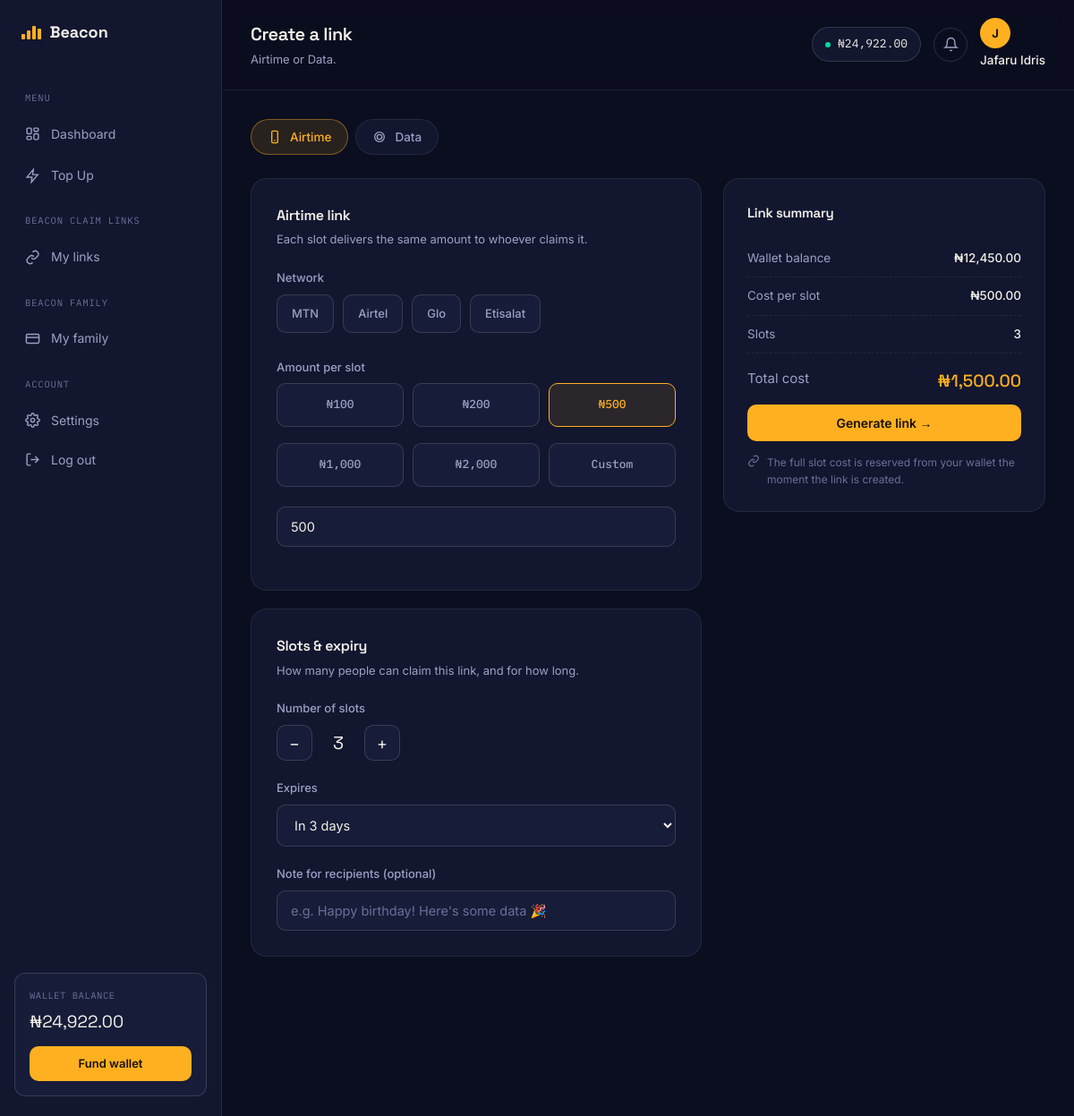
/links/create/ (signed in), run on the app's committed database.
### authentication/models.py (models this page shows, shortened)
class User(AbstractUser):
    email = models.EmailField(unique=True)
    phone_number = models.CharField(max_length=20, blank=True)
    is_email_verified = models.BooleanField(default=False)
    email_verification_token = models.CharField(max_length=100, blank=True, null=True)
    password_reset_token = models.CharField(max_length=100, blank=True, null=True)
    password_reset_expires = models.DateTimeField(blank=True, null=True)
    referral_code = models.CharField(max_length=20, unique=True, blank=True, null=True)
    referred_by = models.ForeignKey('self', on_delete=models.SET_NULL, blank=True, null=True, related_name='referrals')
    date_joined = models.DateTimeField(auto_now_add=True)
    last_login_ip = models.GenericIPAddressField(blank=True, null=True)
    transaction_pin_hash = models.CharField(
        max_length=128,
        blank=True,
        null=True,
        help_text="Hashed transaction PIN"
    )
    USERNAME_FIELD = 'email'
    REQUIRED_FIELDS = ['username']
    class Meta:
        ordering = ['-date_joined']
    def get_full_name(self):
        if self.first_name or self.last_name:
            return f"{self.first_name} {self.last_name}".strip()
        return self.username

### wallet/models.py (models this page shows, shortened)
class Wallet(models.Model):
    user = models.OneToOneField(User, on_delete=models.CASCADE, related_name='wallet')
    balance = models.DecimalField(max_digits=12, decimal_places=2, default=0.00)
    total_funded = models.DecimalField(max_digits=12, decimal_places=2, default=0.00)
    total_spent = models.DecimalField(max_digits=12, decimal_places=2, default=0.00)
    is_active = models.BooleanField(default=True)
    created_at = models.DateTimeField(auto_now_add=True)
    updated_at = models.DateTimeField(auto_now=True)
    class Meta:
        verbose_name = 'Wallet'
        verbose_name_plural = 'Wallets'

### links/views.py (the view, shortened to what this page needs)
# urls.py: path('create/', views.create_link_view, name='create'),
@login_required
def create_link_view(request):
    providers = ServiceProvider.objects.filter(
            category__in=['airtime', 'data'], is_active=True
        ).prefetch_related('plans')
    def build_context():
        data_providers = providers.filter(category='data')
        return {
            'providers': providers,
            'providers_airtime': providers.filter(category='airtime'),
            'providers_data': data_providers,
            'plans': ServicePlan.objects.filter(provider__in=data_providers, is_active=True),
        }
    return render(request, 'links/create_link.html', build_context())

### core/context_processors.py (called while the page is built)
def site_settings(request):
    return {
        'site_settings': SiteSettings.load(),
        'theme': request.session.get('theme', 'light'),
    }

def notifications_count(request):
    count = 0
    if request.user.is_authenticated:
        count = Notification.objects.filter(user=request.user, is_read=False).count()
    return {'unread_notifications': count}

### core/models.py (called while the page is built)
    @classmethod
    def load(cls):
        obj, created = cls.objects.get_or_create(pk=1)
        return obj

### services/models.py (called while the page is built)
    def __str__(self):
        return f"{self.name} ({self.get_category_display()})"

### templates/links/create_link.html (shortened to what this page needs)
{% extends "base.html" %}
{% load static %}
{% block page_title %}Create a link{% endblock %}
{% block page_subtitle %}<p>Airtime or Data.</p>{% endblock %}
{% block extra_head %}
<link rel="stylesheet" href="{% static 'css/pin_pad.css' %}">
<link rel="stylesheet" href="{% static 'css/links.css' %}">
{% endblock %}
{% block content %}
<div class="service-tabs" id="serviceTabs">
  <button type="button" class="service-tab active" data-tab="airtime">
    <svg viewBox="0 0 24 24" fill="none" stroke="currentColor" stroke-width="2"><rect x="7" y="2" width="10" height="20" rx="2"/><path d="M11 18h2"/></svg>
    Airtime
  </button>
  <button type="button" class="service-tab" data-tab="data">
    <svg viewBox="0 0 24 24" fill="none" stroke="currentColor" stroke-width="2"><path d="M12 20a8 8 0 100-16 8 8 0 000 16z"/><path d="M12 16a4 4 0 100-8 4 4 0 000 8z"/></svg>
    Data
  </button>
</div>
<form method="post" action="{% url 'links:create' %}" id="linkForm">
  <div class="buy-grid">
    <div>
      <div class="tab-panel active" data-panel="airtime">
        <div class="buy-card">
          <h3>Airtime link</h3>
          <p class="hint">Each slot delivers the same amount to whoever claims it.</p>
          <div class="form-group">
            <label>Network</label>
            <div class="provider-row">
              <label class="provider-chip"><input type="radio" name="network" value="mtn">MTN</label>
              <label class="provider-chip"><input type="radio" name="network" value="airtel">Airtel</label>
              <label class="provider-chip"><input type="radio" name="network" value="glo">Glo</label>
              <label class="provider-chip"><input type="radio" name="network" value="etisalat">Etisalat</label>
            </div>
          </div>
          <div class="form-group">
            <label>Amount per slot</label>
            <div class="amount-chip-row">
              <label class="amount-chip"><input type="radio" name="amount_preset" value="100" data-amount="100">₦100</label>
              <label class="amount-chip"><input type="radio" name="amount_preset" value="200" data-amount="200">₦200</label>
              <label class="amount-chip"><input type="radio" name="amount_preset" value="500" data-amount="500" checked>₦500</label>
              <label class="amount-chip"><input type="radio" name="amount_preset" value="1000" data-amount="1000">₦1,000</label>
              <label class="amount-chip"><input type="radio" name="amount_preset" value="2000" data-amount="2000">₦2,000</label>
              <label class="amount-chip"><input type="radio" name="amount_preset" value="custom" data-amount="0">Custom</label>
            </div>
            <input type="number" name="amount" id="id_amount_airtime" class="form-input js-amount-field" placeholder="Or enter a custom amount" min="50" value="500">
          </div>
        </div>
      </div>
      <div class="buy-card" style="margin-top:20px;">
        <h3>Slots &amp; expiry</h3>
        <p class="hint">How many people can claim this link, and for how long.</p>
        <div class="form-group">
          <label>Number of slots</label>
          <div class="qty-stepper">
            <button type="button" class="qty-btn" id="qtyMinus">−</button>
            <span class="qty-val" id="qtyVal">3</span>
            <button type="button" class="qty-btn" id="qtyPlus">+</button>
          </div>
        </div>
        <div class="form-group">
          <label for="id_expiry">Expires</label>
          <select name="expiry" id="id_expiry" class="form-select">
            <option value="3" selected>In 3 days</option>
          </select>
        </div>
        <div class="form-group" style="margin-bottom:0;">
          <label for="id_note">Note for recipients (optional)</label>
          <input type="text" name="note" id="id_note" class="form-input" placeholder="e.g. Happy birthday! Here's some data 🎉" maxlength="120">
        </div>
      </div>
    </div>
    <div class="summary-card">
      <h3>Link summary</h3>
      <div class="summary-row"><span>Wallet balance</span><span>₦{{ wallet.balance|default:"12,450.00" }}</span></div>
      <div class="summary-row"><span>Cost per slot</span><span id="sumPerSlot">₦500.00</span></div>
      <div class="summary-row"><span>Slots</span><span id="sumSlots">3</span></div>
      <div class="summary-row total"><span>Total cost</span><span id="sumTotal">₦1,500.00</span></div>
      <button
        type="button"
        class="btn btn-primary btn-block js-pin-trigger"
        data-pin-length="4"
        data-pin-prompt="Enter your PIN to generate this claim link."
      >Generate link →</button>
      <div class="summary-note">
        <svg viewBox="0 0 24 24" fill="none" stroke="currentColor" stroke-width="2"><path d="M10 13a5 5 0 007 0l3-3a5 5 0 00-7-7l-1 1"/><path d="M14 11a5 5 0 00-7 0l-3 3a5 5 0 007 7l1-1"/></svg>
        The full slot cost is reserved from your wallet the moment the link is created.
      </div>
    </div>
  </div>
</form>
{% endblock %}
{% block body_attrs %}{% if pin_error %} data-pin-error="1" data-pin-error-message="{{ pin_error }}"{% endif %}{% endblock %}

### templates/base.html (shortened to what this page needs)
{% load static %}
{% load humanize %}
<!DOCTYPE html>
<html lang="en">
<head>
<link rel="stylesheet" href="{% static 'css/style.css' %}">
<link rel="stylesheet" href="{% static 'css/native.css' %}">
{% block extra_head %}{% endblock %}
</head>
<body{% block body_attrs %}{% endblock %}>
<div class="app-shell">
  <aside class="sidebar" id="sidebar">
    <div class="sidebar-top-row">
      <a href="{% url 'dashboard:index' %}" class="logo">
        <span class="bars"><span></span><span></span><span></span><span></span></span>
        Beacon
      </a>
    </div>
    <nav class="side-nav">
      <div class="nav-label">Menu</div>
      <a href="{% url 'dashboard:index' %}" class="nav-link {% if active_nav == 'dashboard' %}active{% endif %}">
        <svg viewBox="0 0 24 24" fill="none" stroke="currentColor" stroke-width="2"><rect x="3" y="3" width="7" height="9" rx="1.5"/><rect x="14" y="3" width="7" height="5" rx="1.5"/><rect x="14" y="12" width="7" height="9" rx="1.5"/><rect x="3" y="16" width="7" height="5" rx="1.5"/></svg>
        Dashboard
      </a>
      <a href="{% url 'services:list' %}" class="nav-link {% if active_nav == 'buy' %}active{% endif %}">
        <svg viewBox="0 0 24 24" fill="none" stroke="currentColor" stroke-width="2"><path d="M13 2L3 14h8l-1 8 10-12h-8l1-8z"/></svg>
        Top Up
      </a>
      <div class="nav-label">Beacon Claim Links</div>
      <a href="{% url 'links:my_links' %}" class="nav-link {% if active_nav == 'claims' %}active{% endif %}">
        <svg viewBox="0 0 24 24" fill="none" stroke="currentColor" stroke-width="2"><path d="M10 13a5 5 0 007 0l3-3a5 5 0 00-7-7l-1 1"/><path d="M14 11a5 5 0 00-7 0l-3 3a5 5 0 007 7l1-1"/></svg>
        My links
      </a>
      <div class="nav-label">Beacon Family</div>
      <a href="{% url 'beacon_family:list' %}" class="nav-link {% if active_nav == 'wallet' %}active{% endif %}">
        <svg viewBox="0 0 24 24" fill="none" stroke="currentColor" stroke-width="2"><rect x="2" y="5" width="20" height="14" rx="2"/><path d="M2 10h20"/></svg>
        My family
      </a>
      <div class="nav-label">Account</div>
      <a href="{% url 'accounts:settings' %}" class="nav-link {% if active_nav == 'settings' %}active{% endif %}">
        Settings
      </a>
      <form method="post" action="{% url 'accounts:logout' %}" class="logout-form">
        <button type="submit" class="nav-link nav-link-btn">
          <svg viewBox="0 0 24 24" fill="none" stroke="currentColor" stroke-width="2"><path d="M9 21H5a2 2 0 01-2-2V5a2 2 0 012-2h4"/><path d="M16 17l5-5-5-5"/><path d="M21 12H9"/></svg>
          Log out
        </button>
      </form>
    </nav>
    <div class="sidebar-wallet">
      <div class="label">Wallet balance</div>
      <div class="amount">₦{{ user.wallet.balance|intcomma }}</div>
      <a href="{% url 'wallet:fund' %}" class="btn btn-primary btn-sm">Fund wallet</a>
    </div>
  </aside>
  <div class="app-main">
    <header class="app-topbar">
      <div class="topbar-title">
        <h1>{% block page_title %}Dashboard{% endblock %}</h1>
        {% block page_subtitle %}{% endblock %}
      </div>
      <div class="topbar-actions">
        <div class="wallet-chip">
          <span class="dot"></span> ₦{{ user.wallet.balance|intcomma }}
        </div>
        <a href="{% url 'notifications:list' %}" class="icon-btn" aria-label="Notifications">
          <svg viewBox="0 0 24 24" fill="none" stroke="currentColor" stroke-width="2"><path d="M18 8a6 6 0 00-12 0c0 7-3 9-3 9h18s-3-2-3-9"/><path d="M13.7 21a2 2 0 01-3.4 0"/></svg>
        </a>
        <div class="user-chip">
          <a href="{% url 'accounts:profile' %}">
            <div class="avatar">{{ user.get_full_name|slice:":1"|default:"U" }}</div>
            <span class="uname">{{ user.get_full_name|default:"Account" }}</span>
          </a>
        </div>
      </div>
    </header>
    <main class="app-content">
      {% block content %}{% endblock %}
    </main>
  </div>
</div>
</body>
</html>

### static/css/native.css (style rules this page uses)
html, body { overscroll-behavior-y: contain; }
* { -webkit-tap-highlight-color: transparent; }
button, a, .nav-link, .service-tab, .filter-tab, .pin-key, .provider-chip, .amount-chip, .plan-card, .qa-item, .qty-btn { -webkit-touch-callout: none; user-select: none; touch-action: manipulation; }
.app-topbar { padding-top: max(20px, env(safe-area-inset-top)); }
.sidebar { padding-top: max(22px, env(safe-area-inset-top)); padding-bottom: max(22px, env(safe-area-inset-bottom)); }

### static/css/pin_pad.css (style rules this page uses)
:root { --bg:#0B0E1F; --bg-elev:#12162E; --bg-elev-2:#171C38; --text:#F3F1EA; --text-dim:#9CA1C4; --text-dimmer:#6B7098; --amber:#FFB020; --mint:#00D9A3; --danger:#FF6B6B; --border:rgba(255,255,255,0.08); --border-strong:rgba(255,255,255,0.14); }

### static/css/links.css (style rules this page uses)
:root { --bg:#0B0E1F; --bg-elev:#12162E; --bg-elev-2:#171C38; --text:#F3F1EA; --text-dim:#9CA1C4; --text-dimmer:#6B7098; --amber:#FFB020; --mint:#00D9A3; --violet:#7C6CFF; --danger:#FF6B6B; --border:rgba(255,255,255,0.08); --border-strong:rgba(255,255,255,0.14); --radius:14px; }

### data on the page
User: wallet.balance "24,922.00", get_full_name "J", get_full_name "Jafaru Idris"

### other printed values
{{ wallet.balance|default:"12,450.00" }} "12,450.00"
